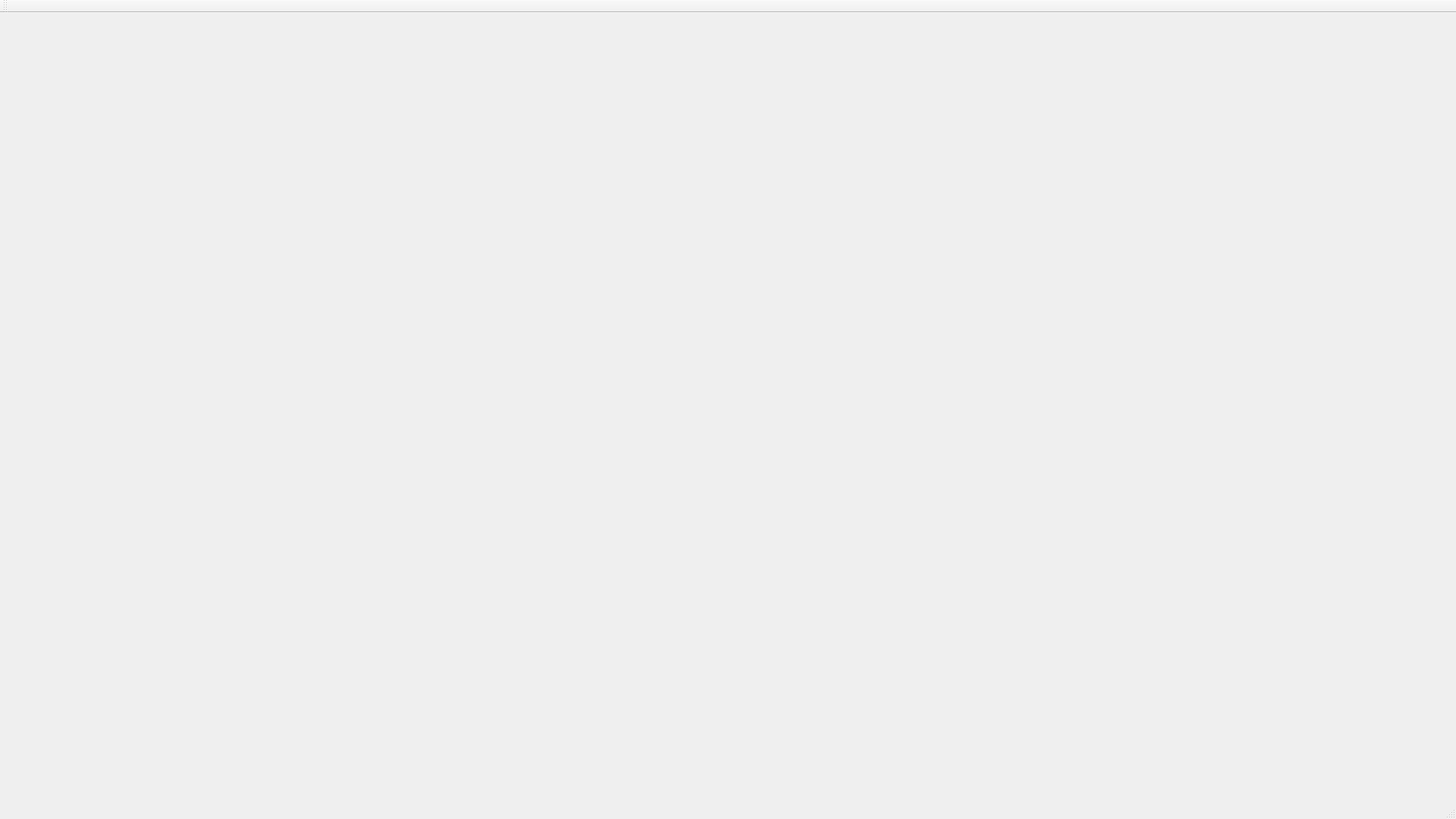
<?xml version="1.0" encoding="UTF-8"?>
<ui version="4.0">
 <class>MainWindow</class>
 <widget class="QMainWindow" name="MainWindow">
  <property name="geometry">
   <rect>
    <x>0</x>
    <y>0</y>
    <width>1920</width>
    <height>1080</height>
   </rect>
  </property>
  <property name="font">
   <font>
    <family>URW Bookman</family>
   </font>
  </property>
  <property name="cursor">
   <cursorShape>CrossCursor</cursorShape>
  </property>
  <property name="windowTitle">
   <string>Black Jack</string>
  </property>
  <widget class="QWidget" name="centralwidget">
   <property name="enabled">
    <bool>true</bool>
   </property>
   <widget class="QStackedWidget" name="stackedWidget">
    <property name="geometry">
     <rect>
      <x>0</x>
      <y>0</y>
      <width>1920</width>
      <height>1080</height>
     </rect>
    </property>
    <property name="currentIndex">
     <number>1</number>
    </property>
    <widget class="QWidget" name="page">
     <property name="styleSheet">
      <string notr="true">background-image: url(:/картинки курсач/Фон 1_16-9.png);</string>
     </property>
     <widget class="QPushButton" name="pushButton">
      <property name="geometry">
       <rect>
        <x>835</x>
        <y>520</y>
        <width>250</width>
        <height>230</height>
       </rect>
      </property>
      <property name="font">
       <font>
        <family>URW Bookman</family>
        <pointsize>29</pointsize>
        <stylestrategy>PreferDefault</stylestrategy>
       </font>
      </property>
      <property name="cursor">
       <cursorShape>CrossCursor</cursorShape>
      </property>
      <property name="focusPolicy">
       <enum>Qt::StrongFocus</enum>
      </property>
      <property name="styleSheet">
       <string notr="true">background: transparent;</string>
      </property>
      <property name="text">
       <string/>
      </property>
      <property name="icon">
       <iconset>
        <normaloff>../Загрузки/Telegram Desktop/image_9_1.png</normaloff>../Загрузки/Telegram Desktop/image_9_1.png</iconset>
      </property>
      <property name="iconSize">
       <size>
        <width>300</width>
        <height>300</height>
       </size>
      </property>
      <property name="autoDefault">
       <bool>false</bool>
      </property>
      <property name="default">
       <bool>false</bool>
      </property>
      <property name="flat">
       <bool>true</bool>
      </property>
     </widget>
     <widget class="QPushButton" name="pushButton_2">
      <property name="geometry">
       <rect>
        <x>860</x>
        <y>750</y>
        <width>200</width>
        <height>200</height>
       </rect>
      </property>
      <property name="font">
       <font>
        <family>URW Bookman</family>
        <pointsize>29</pointsize>
       </font>
      </property>
      <property name="styleSheet">
       <string notr="true">background: transparent</string>
      </property>
      <property name="text">
       <string/>
      </property>
      <property name="icon">
       <iconset>
        <normaloff>../Загрузки/Telegram Desktop/exit_1.png</normaloff>../Загрузки/Telegram Desktop/exit_1.png</iconset>
      </property>
      <property name="iconSize">
       <size>
        <width>300</width>
        <height>300</height>
       </size>
      </property>
      <property name="flat">
       <bool>true</bool>
      </property>
     </widget>
     <widget class="QLabel" name="label_2">
      <property name="geometry">
       <rect>
        <x>785</x>
        <y>100</y>
        <width>350</width>
        <height>350</height>
       </rect>
      </property>
      <property name="styleSheet">
       <string notr="true">background: transparent;</string>
      </property>
      <property name="frameShape">
       <enum>QFrame::NoFrame</enum>
      </property>
      <property name="lineWidth">
       <number>0</number>
      </property>
      <property name="text">
       <string/>
      </property>
      <property name="pixmap">
       <pixmap>../Загрузки/Telegram Desktop/image_4_1.png</pixmap>
      </property>
      <property name="scaledContents">
       <bool>true</bool>
      </property>
      <property name="alignment">
       <set>Qt::AlignCenter</set>
      </property>
     </widget>
    </widget>
    <widget class="QWidget" name="page_4">
     <property name="styleSheet">
      <string notr="true">background-image: url(:/картинки курсач/Фон 1_16-9.png);</string>
     </property>
     <widget class="QWidget" name="pauseMenu" native="true">
      <property name="geometry">
       <rect>
        <x>755</x>
        <y>315</y>
        <width>410</width>
        <height>450</height>
       </rect>
      </property>
      <property name="styleSheet">
       <string notr="true">background: transparent
</string>
      </property>
      <widget class="QPushButton" name="quitGame">
       <property name="geometry">
        <rect>
         <x>100</x>
         <y>230</y>
         <width>210</width>
         <height>191</height>
        </rect>
       </property>
       <property name="styleSheet">
        <string notr="true">background: transparent;</string>
       </property>
       <property name="text">
        <string/>
       </property>
       <property name="icon">
        <iconset>
         <normaloff>../Загрузки/Telegram Desktop/exit_1.png</normaloff>../Загрузки/Telegram Desktop/exit_1.png</iconset>
       </property>
       <property name="iconSize">
        <size>
         <width>200</width>
         <height>200</height>
        </size>
       </property>
       <property name="flat">
        <bool>true</bool>
       </property>
      </widget>
      <widget class="QPushButton" name="resume">
       <property name="geometry">
        <rect>
         <x>100</x>
         <y>20</y>
         <width>210</width>
         <height>211</height>
        </rect>
       </property>
       <property name="styleSheet">
        <string notr="true">background: transparent;
</string>
       </property>
       <property name="text">
        <string/>
       </property>
       <property name="icon">
        <iconset>
         <normaloff>../Загрузки/Telegram Desktop/continue_1.png</normaloff>../Загрузки/Telegram Desktop/continue_1.png</iconset>
       </property>
       <property name="iconSize">
        <size>
         <width>200</width>
         <height>200</height>
        </size>
       </property>
       <property name="flat">
        <bool>true</bool>
       </property>
      </widget>
     </widget>
    </widget>
    <widget class="QWidget" name="page_2">
     <property name="styleSheet">
      <string notr="true">background-image: url(:/картинки курсач/Фон 1_16-9.png);</string>
     </property>
     <widget class="QWidget" name="levelchoosing" native="true">
      <property name="geometry">
       <rect>
        <x>0</x>
        <y>0</y>
        <width>1920</width>
        <height>1080</height>
       </rect>
      </property>
      <property name="styleSheet">
       <string notr="true">background-color: transparent;</string>
      </property>
      <widget class="QLabel" name="label">
       <property name="geometry">
        <rect>
         <x>545</x>
         <y>250</y>
         <width>830</width>
         <height>70</height>
        </rect>
       </property>
       <property name="font">
        <font>
         <family>URW Bookman</family>
         <pointsize>40</pointsize>
        </font>
       </property>
       <property name="styleSheet">
        <string notr="true">background: transparent</string>
       </property>
       <property name="text">
        <string>Выберите количество игроков</string>
       </property>
       <property name="alignment">
        <set>Qt::AlignCenter</set>
       </property>
      </widget>
      <widget class="QPushButton" name="easyDiff">
       <property name="geometry">
        <rect>
         <x>450</x>
         <y>550</y>
         <width>300</width>
         <height>300</height>
        </rect>
       </property>
       <property name="styleSheet">
        <string notr="true">background: transparent</string>
       </property>
       <property name="text">
        <string/>
       </property>
       <property name="icon">
        <iconset>
         <normaloff>../картинки курсач/Кнопки игроков-20240515T124431Z-001/Кнопки игроков/1 игрок.png</normaloff>../картинки курсач/Кнопки игроков-20240515T124431Z-001/Кнопки игроков/1 игрок.png</iconset>
       </property>
       <property name="iconSize">
        <size>
         <width>300</width>
         <height>300</height>
        </size>
       </property>
       <property name="flat">
        <bool>true</bool>
       </property>
      </widget>
      <widget class="QPushButton" name="mediumDiff">
       <property name="geometry">
        <rect>
         <x>800</x>
         <y>550</y>
         <width>300</width>
         <height>300</height>
        </rect>
       </property>
       <property name="styleSheet">
        <string notr="true">background: transparent</string>
       </property>
       <property name="text">
        <string/>
       </property>
       <property name="icon">
        <iconset>
         <normaloff>../картинки курсач/Кнопки игроков-20240515T124431Z-001/Кнопки игроков/2 игрока.png</normaloff>../картинки курсач/Кнопки игроков-20240515T124431Z-001/Кнопки игроков/2 игрока.png</iconset>
       </property>
       <property name="iconSize">
        <size>
         <width>300</width>
         <height>300</height>
        </size>
       </property>
       <property name="flat">
        <bool>true</bool>
       </property>
      </widget>
      <widget class="QPushButton" name="hardDiff">
       <property name="geometry">
        <rect>
         <x>1150</x>
         <y>550</y>
         <width>300</width>
         <height>300</height>
        </rect>
       </property>
       <property name="styleSheet">
        <string notr="true">background: transparent</string>
       </property>
       <property name="text">
        <string/>
       </property>
       <property name="icon">
        <iconset>
         <normaloff>../картинки курсач/Кнопки игроков-20240515T124431Z-001/Кнопки игроков/3 игрока.png</normaloff>../картинки курсач/Кнопки игроков-20240515T124431Z-001/Кнопки игроков/3 игрока.png</iconset>
       </property>
       <property name="iconSize">
        <size>
         <width>300</width>
         <height>300</height>
        </size>
       </property>
       <property name="flat">
        <bool>true</bool>
       </property>
      </widget>
      <widget class="QPushButton" name="backFromLevelMenu">
       <property name="geometry">
        <rect>
         <x>0</x>
         <y>40</y>
         <width>131</width>
         <height>131</height>
        </rect>
       </property>
       <property name="styleSheet">
        <string notr="true"/>
       </property>
       <property name="text">
        <string/>
       </property>
       <property name="icon">
        <iconset>
         <normaloff>../Загрузки/Telegram Desktop/image_8_1.png</normaloff>../Загрузки/Telegram Desktop/image_8_1.png</iconset>
       </property>
       <property name="iconSize">
        <size>
         <width>120</width>
         <height>120</height>
        </size>
       </property>
       <property name="flat">
        <bool>true</bool>
       </property>
      </widget>
     </widget>
    </widget>
    <widget class="QWidget" name="page_3">
     <property name="styleSheet">
      <string notr="true">background-image: url(:/картинки курсач/Стол 5.3.png);
    background-repeat: no-repeat;
    background-position: center;
</string>
     </property>
     <widget class="QWidget" name="widget" native="true">
      <property name="geometry">
       <rect>
        <x>0</x>
        <y>0</y>
        <width>1920</width>
        <height>1080</height>
       </rect>
      </property>
      <property name="styleSheet">
       <string notr="true">background-color: transparent;</string>
      </property>
      <widget class="QPushButton" name="pauseButton">
       <property name="geometry">
        <rect>
         <x>10</x>
         <y>50</y>
         <width>111</width>
         <height>101</height>
        </rect>
       </property>
       <property name="styleSheet">
        <string notr="true">background: transparent;
</string>
       </property>
       <property name="text">
        <string/>
       </property>
       <property name="icon">
        <iconset>
         <normaloff>../Загрузки/Telegram Desktop/image_7_1.png</normaloff>../Загрузки/Telegram Desktop/image_7_1.png</iconset>
       </property>
       <property name="iconSize">
        <size>
         <width>100</width>
         <height>100</height>
        </size>
       </property>
       <property name="flat">
        <bool>true</bool>
       </property>
      </widget>
      <widget class="QPushButton" name="betButton">
       <property name="geometry">
        <rect>
         <x>915</x>
         <y>980</y>
         <width>90</width>
         <height>25</height>
        </rect>
       </property>
       <property name="text">
        <string>Bet</string>
       </property>
      </widget>
      <widget class="QPushButton" name="doubleUp">
       <property name="geometry">
        <rect>
         <x>695</x>
         <y>920</y>
         <width>90</width>
         <height>25</height>
        </rect>
       </property>
       <property name="text">
        <string>Double up</string>
       </property>
      </widget>
      <widget class="QPushButton" name="repeatButton">
       <property name="geometry">
        <rect>
         <x>1135</x>
         <y>920</y>
         <width>90</width>
         <height>25</height>
        </rect>
       </property>
       <property name="text">
        <string>Repeat</string>
       </property>
      </widget>
      <widget class="QPushButton" name="oneKButton">
       <property name="geometry">
        <rect>
         <x>805</x>
         <y>920</y>
         <width>90</width>
         <height>25</height>
        </rect>
       </property>
       <property name="text">
        <string>1K</string>
       </property>
      </widget>
      <widget class="QPushButton" name="fiveKButton">
       <property name="geometry">
        <rect>
         <x>915</x>
         <y>920</y>
         <width>90</width>
         <height>25</height>
        </rect>
       </property>
       <property name="text">
        <string>5K</string>
       </property>
      </widget>
      <widget class="QPushButton" name="tenKButton">
       <property name="geometry">
        <rect>
         <x>1025</x>
         <y>920</y>
         <width>90</width>
         <height>25</height>
        </rect>
       </property>
       <property name="text">
        <string>10K</string>
       </property>
      </widget>
      <widget class="QLineEdit" name="lineEdit">
       <property name="geometry">
        <rect>
         <x>910</x>
         <y>950</y>
         <width>100</width>
         <height>25</height>
        </rect>
       </property>
       <property name="styleSheet">
        <string notr="true">background: transparent</string>
       </property>
      </widget>
      <widget class="QPushButton" name="hitButton">
       <property name="geometry">
        <rect>
         <x>860</x>
         <y>920</y>
         <width>90</width>
         <height>25</height>
        </rect>
       </property>
       <property name="text">
        <string>Hit</string>
       </property>
      </widget>
      <widget class="QPushButton" name="standButton">
       <property name="geometry">
        <rect>
         <x>970</x>
         <y>920</y>
         <width>90</width>
         <height>25</height>
        </rect>
       </property>
       <property name="text">
        <string>Stand</string>
       </property>
      </widget>
      <widget class="QPushButton" name="splitButton">
       <property name="geometry">
        <rect>
         <x>1070</x>
         <y>920</y>
         <width>90</width>
         <height>25</height>
        </rect>
       </property>
       <property name="text">
        <string>Split</string>
       </property>
      </widget>
      <widget class="QPushButton" name="doubleButton">
       <property name="geometry">
        <rect>
         <x>750</x>
         <y>920</y>
         <width>90</width>
         <height>25</height>
        </rect>
       </property>
       <property name="text">
        <string>Double</string>
       </property>
      </widget>
      <widget class="QPushButton" name="splitStand">
       <property name="geometry">
        <rect>
         <x>540</x>
         <y>600</y>
         <width>88</width>
         <height>25</height>
        </rect>
       </property>
       <property name="text">
        <string>Stand</string>
       </property>
      </widget>
      <widget class="QPushButton" name="splitHit">
       <property name="geometry">
        <rect>
         <x>700</x>
         <y>630</y>
         <width>88</width>
         <height>25</height>
        </rect>
       </property>
       <property name="text">
        <string>Hit</string>
       </property>
      </widget>
     </widget>
    </widget>
   </widget>
  </widget>
  <widget class="QMenuBar" name="menubar">
   <property name="geometry">
    <rect>
     <x>0</x>
     <y>0</y>
     <width>1920</width>
     <height>26</height>
    </rect>
   </property>
  </widget>
  <widget class="QStatusBar" name="statusbar"/>
  <widget class="QToolBar" name="toolBar">
   <property name="windowTitle">
    <string>toolBar</string>
   </property>
   <attribute name="toolBarArea">
    <enum>TopToolBarArea</enum>
   </attribute>
   <attribute name="toolBarBreak">
    <bool>false</bool>
   </attribute>
  </widget>
 </widget>
 <resources/>
 <connections/>
</ui>
